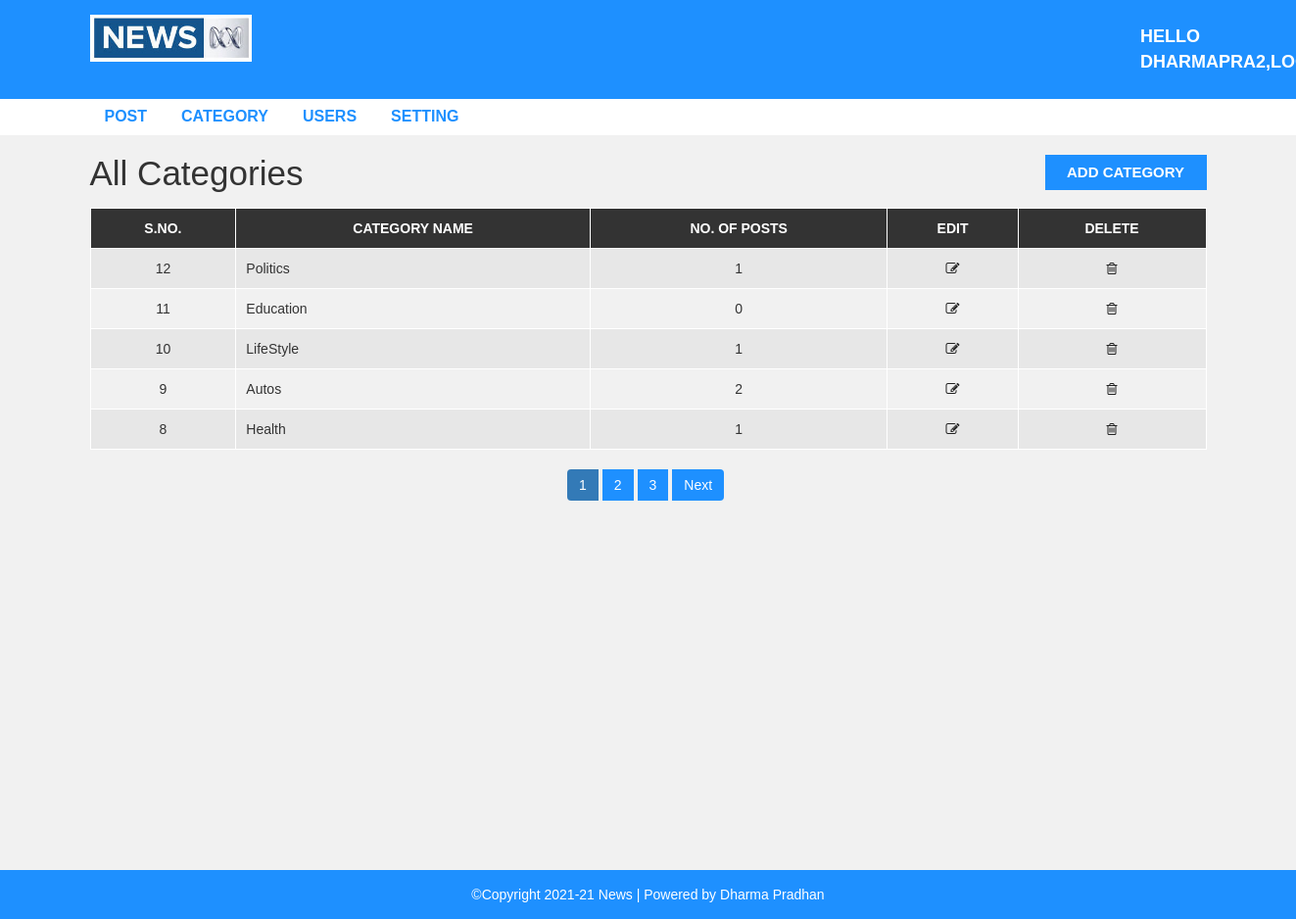
Page /news-site/admin/category.php (signed in) on the committed database.
### tables this page shows
CREATE TABLE `category` (
  `category_id` int(11) NOT NULL,
  `category_name` varchar(100) NOT NULL,
  `post` int(11) NOT NULL DEFAULT 0
);

### news-site/admin/category.php (the view, shortened to what this page needs)
<?php include "header.php";
?>
<div id="admin-content">
    <div class="container">
        <div class="row">
            <div class="col-md-10">
                <h1 class="admin-heading">All Categories</h1>
            </div>
            <div class="col-md-2">
                <a class="add-new" href="add-category.php">add category</a>
            </div>
            <div class="col-md-12">
            <?php
                    include "config.php";
                    $limit=5;
                    if(isset($_GET['page'])){
                        $page=$_GET['page'];
                    }
                    else{
                        $page=1;
                    }
                    $offset=($page-1) * $limit;
                    $sql= "select * from category order by category_id desc limit {$offset},{$limit}";
                    $result= mysqli_query($conn,$sql) or die("Query failed..");
                    if(mysqli_num_rows($result)>0)
                    {
            ?>
                <table class="content-table">
                    <thead>
                        <th>S.No.</th>
                        <th>Category Name</th>
                        <th>No. of Posts</th>
                        <th>Edit</th>
                        <th>Delete</th>
                    </thead>
                    <tbody>
                        <?php
                          while($row=mysqli_fetch_assoc($result))
                          {
                          ?>
                        <tr>
                            <td class='id'><?php echo $row['category_id'];?></td>
                            <td><?php echo $row['category_name'];?></td>
                            <td><?php echo $row['post'];?></td>
                            <td class='edit'><a href='update-category.php?cat_id=<?php echo $row['category_id']; ?>'><i class='fa fa-edit'></i></a></td>
                            <td class='delete'><a href="delete-category.php?cat_id=<?php echo $row['category_id']; ?>"><i class='fa fa-trash-o'></i></a></td>
                        </tr>
                        <?php }?>
                    </tbody>
                </table>
                <?php
                         $sql1="select *from category";
                         $result1= mysqli_query($conn,$sql1) or die("Query failed..");
                         if(mysqli_num_rows($result1)>0)
                         {
                             $total_records=mysqli_num_rows($result1);
                             $total_page=ceil($total_records / $limit);
                             echo '<ul class="pagination admin-pagination">';
                             for($i=1;$i<=$total_page;$i++){
                                 if($i==$page){
                                     $active="active";
                                 }
                                 else{
                                     $active="";
                                 }
                                 echo '<li class="'.$active.'"><a href="category.php?page='.$i.'">'.$i.'</a></li>';
                             }
                             if($total_page>$page){
                                 echo '<li><a  href="category.php?page='.($page+1).'">Next</a></li>';
                             }
                             echo '</ul>';
                         }
                     }
                      ?>
            </div>
        </div>
    </div>
</div>
<?php include "footer.php"; ?>

### news-site/css/style.css (style rules this page uses)
body { background: #f1f1f1; font-family: sans-serif,arial,Helvetica; }
a, a:hover, a:focus { text-decoration: none; outline: none; }
ul { margin:0; padding:0; list-style:none; }
#admin-content { padding: 20px 0; min-height: 750px; }
#admin-content .admin-heading { font-size: 35px; margin: 0 0 15px; }
#admin-content .add-new { color: #fff; background-color: #1E90FF; font-size: 15px; font-weight: 600; text-align: center; text-transform: uppercase; padding: 7px 10px; display: block; transition: all 0.3s; }
#admin-content .content-table { border: 1px solid #000; width: 100%; margin: 0 0 20px; }
#admin-content .content-table thead { color: #fff; background-color: #333; }
#admin-content .content-table th { padding: 10px; border: 1px solid #fff; font-weight: 600; text-align: center; text-transform: uppercase; }
#admin-content .content-table tbody { color: #333; }
#admin-content .content-table tbody tr { background-color: #e7e7e7; }
#admin-content .content-table tbody tr:nth-child(even) { background-color: transparent; }
#admin-content .content-table tbody td { padding: 10px; border: 1px solid #fff; text-align: center; }
#admin-content .content-table tbody td:nth-child(2) { text-align: left; }
#admin-content .admin-pagination { margin: 0; }
#admin-content .admin-pagination li a { display: block; }
.id, .edit, .delete { text-align:center; }
.pagination { display: block; text-align: center; margin: 0; }
.pagination li { display:inline-block; margin: 0 5px 0 0; }
.pagination li a { border: none; background: #1e90ff; color: #fff; }
i.fa { color:#222; }

### rows in the picture
category: category_id "12", category_name "Politics", post "1"
category: category_id "11", category_name "Education", post "0"
category: category_id "10", category_name "LifeStyle", post "1"
category: category_id "9", category_name "Autos", post "2"
category: category_id "8", category_name "Health", post "1"

### other values in the picture
$_SESSION["username"] "DHARMAPRA2"
